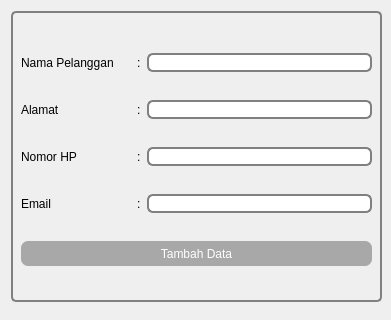
<?xml version="1.0" encoding="UTF-8"?>
<ui version="4.0">
 <class>Form</class>
 <widget class="QWidget" name="Form">
  <property name="geometry">
   <rect>
    <x>0</x>
    <y>0</y>
    <width>391</width>
    <height>320</height>
   </rect>
  </property>
  <property name="focusPolicy">
   <enum>Qt::StrongFocus</enum>
  </property>
  <property name="windowTitle">
   <string>Form</string>
  </property>
  <widget class="QGroupBox" name="groupBox">
   <property name="geometry">
    <rect>
     <x>11</x>
     <y>11</y>
     <width>371</width>
     <height>291</height>
    </rect>
   </property>
   <property name="styleSheet">
    <string notr="true">QGroupBox {
   
    border: 2px solid gray;
    border-radius: 5px;
    margin-top: 1ex; /* leave space at the top for the title */
}

QGroupBox::title {
    subcontrol-origin: margin;
    subcontrol-position: top center; /* position at the top center */

    
}</string>
   </property>
   <property name="title">
    <string/>
   </property>
   <widget class="QWidget" name="layoutWidget">
    <property name="geometry">
     <rect>
      <x>10</x>
      <y>20</y>
      <width>351</width>
      <height>261</height>
     </rect>
    </property>
    <layout class="QGridLayout" name="gridLayout">
     <item row="2" column="1">
      <widget class="QLabel" name="label_13">
       <property name="sizePolicy">
        <sizepolicy hsizetype="Fixed" vsizetype="Fixed">
         <horstretch>0</horstretch>
         <verstretch>0</verstretch>
        </sizepolicy>
       </property>
       <property name="maximumSize">
        <size>
         <width>16777215</width>
         <height>21</height>
        </size>
       </property>
       <property name="styleSheet">
        <string notr="true">QLabel {color:black;border:0px;font: 15px &quot;Open Sans&quot;;
padding: 0 0px;}
</string>
       </property>
       <property name="text">
        <string>:</string>
       </property>
       <property name="alignment">
        <set>Qt::AlignLeading|Qt::AlignLeft|Qt::AlignVCenter</set>
       </property>
      </widget>
     </item>
     <item row="0" column="1">
      <widget class="QLabel" name="label_12">
       <property name="sizePolicy">
        <sizepolicy hsizetype="Fixed" vsizetype="Fixed">
         <horstretch>0</horstretch>
         <verstretch>0</verstretch>
        </sizepolicy>
       </property>
       <property name="maximumSize">
        <size>
         <width>16777215</width>
         <height>21</height>
        </size>
       </property>
       <property name="styleSheet">
        <string notr="true">QLabel {color:black;border:0px;font: 15px &quot;Open Sans&quot;;
padding: 0 0px;}
</string>
       </property>
       <property name="text">
        <string>:</string>
       </property>
       <property name="alignment">
        <set>Qt::AlignLeading|Qt::AlignLeft|Qt::AlignVCenter</set>
       </property>
      </widget>
     </item>
     <item row="2" column="2" colspan="2">
      <widget class="QLineEdit" name="nomor_hp">
       <property name="enabled">
        <bool>true</bool>
       </property>
       <property name="sizePolicy">
        <sizepolicy hsizetype="Preferred" vsizetype="Fixed">
         <horstretch>0</horstretch>
         <verstretch>0</verstretch>
        </sizepolicy>
       </property>
       <property name="minimumSize">
        <size>
         <width>0</width>
         <height>19</height>
        </size>
       </property>
       <property name="maximumSize">
        <size>
         <width>900000</width>
         <height>19</height>
        </size>
       </property>
       <property name="focusPolicy">
        <enum>Qt::StrongFocus</enum>
       </property>
       <property name="styleSheet">
        <string notr="true">QLineEdit{border: 2px solid gray;
border-radius: 6px;
padding: 0 8px;
min-height: 15px ;
max-height:15px;
}

QLineEdit:read-only {
    background: lightblue;
}</string>
       </property>
       <property name="readOnly">
        <bool>false</bool>
       </property>
       <property name="placeholderText">
        <string/>
       </property>
      </widget>
     </item>
     <item row="3" column="1">
      <widget class="QLabel" name="label_14">
       <property name="sizePolicy">
        <sizepolicy hsizetype="Fixed" vsizetype="Fixed">
         <horstretch>0</horstretch>
         <verstretch>0</verstretch>
        </sizepolicy>
       </property>
       <property name="maximumSize">
        <size>
         <width>16777215</width>
         <height>21</height>
        </size>
       </property>
       <property name="styleSheet">
        <string notr="true">QLabel {color:black;border:0px;font: 15px &quot;Open Sans&quot;;
padding: 0 0px;}
</string>
       </property>
       <property name="text">
        <string>:</string>
       </property>
       <property name="alignment">
        <set>Qt::AlignLeading|Qt::AlignLeft|Qt::AlignVCenter</set>
       </property>
      </widget>
     </item>
     <item row="0" column="0">
      <widget class="QLabel" name="label">
       <property name="styleSheet">
        <string notr="true">QLabel {color:black;border:0px;font: 15px &quot;Open Sans&quot;;
padding: 0 0px;}
</string>
       </property>
       <property name="text">
        <string>Nama Pelanggan</string>
       </property>
      </widget>
     </item>
     <item row="2" column="0">
      <widget class="QLabel" name="label_2">
       <property name="styleSheet">
        <string notr="true">QLabel {color:black;border:0px;font: 15px &quot;Open Sans&quot;;
padding: 0 0px;}
</string>
       </property>
       <property name="text">
        <string>Nomor HP</string>
       </property>
      </widget>
     </item>
     <item row="1" column="0">
      <widget class="QLabel" name="label_8">
       <property name="styleSheet">
        <string notr="true">QLabel {color:black;border:0px;font: 15px &quot;Open Sans&quot;;
padding: 0 0px;}
</string>
       </property>
       <property name="text">
        <string>Alamat</string>
       </property>
      </widget>
     </item>
     <item row="3" column="0">
      <widget class="QLabel" name="label_3">
       <property name="styleSheet">
        <string notr="true">QLabel {color:black;border:0px;font: 15px &quot;Open Sans&quot;;
padding: 0 0px;}
</string>
       </property>
       <property name="text">
        <string>Email</string>
       </property>
      </widget>
     </item>
     <item row="1" column="1">
      <widget class="QLabel" name="label_16">
       <property name="sizePolicy">
        <sizepolicy hsizetype="Fixed" vsizetype="Fixed">
         <horstretch>0</horstretch>
         <verstretch>0</verstretch>
        </sizepolicy>
       </property>
       <property name="maximumSize">
        <size>
         <width>16777215</width>
         <height>21</height>
        </size>
       </property>
       <property name="styleSheet">
        <string notr="true">QLabel {color:black;border:0px;font: 15px &quot;Open Sans&quot;;
padding: 0 0px;}
</string>
       </property>
       <property name="text">
        <string>:</string>
       </property>
       <property name="alignment">
        <set>Qt::AlignLeading|Qt::AlignLeft|Qt::AlignVCenter</set>
       </property>
      </widget>
     </item>
     <item row="0" column="2" colspan="2">
      <widget class="QLineEdit" name="nama_pelanggan">
       <property name="enabled">
        <bool>true</bool>
       </property>
       <property name="sizePolicy">
        <sizepolicy hsizetype="Maximum" vsizetype="Fixed">
         <horstretch>0</horstretch>
         <verstretch>0</verstretch>
        </sizepolicy>
       </property>
       <property name="minimumSize">
        <size>
         <width>0</width>
         <height>19</height>
        </size>
       </property>
       <property name="maximumSize">
        <size>
         <width>90000</width>
         <height>19</height>
        </size>
       </property>
       <property name="focusPolicy">
        <enum>Qt::StrongFocus</enum>
       </property>
       <property name="styleSheet">
        <string notr="true">QLineEdit{border: 2px solid gray;
border-radius: 6px;
padding: 0 8px;
min-height: 15px ;
max-height:15px;
}

QLineEdit:read-only {
    background: lightblue;
}</string>
       </property>
       <property name="text">
        <string/>
       </property>
       <property name="readOnly">
        <bool>false</bool>
       </property>
       <property name="placeholderText">
        <string/>
       </property>
      </widget>
     </item>
     <item row="1" column="2" colspan="2">
      <widget class="QLineEdit" name="alamat_pelanggan">
       <property name="enabled">
        <bool>true</bool>
       </property>
       <property name="sizePolicy">
        <sizepolicy hsizetype="Maximum" vsizetype="Fixed">
         <horstretch>0</horstretch>
         <verstretch>0</verstretch>
        </sizepolicy>
       </property>
       <property name="minimumSize">
        <size>
         <width>0</width>
         <height>19</height>
        </size>
       </property>
       <property name="maximumSize">
        <size>
         <width>90000</width>
         <height>19</height>
        </size>
       </property>
       <property name="focusPolicy">
        <enum>Qt::StrongFocus</enum>
       </property>
       <property name="styleSheet">
        <string notr="true">QLineEdit{border: 2px solid gray;
border-radius: 6px;
padding: 0 8px;
min-height: 15px ;
max-height:15px;
}

QLineEdit:read-only {
    background: lightblue;
}</string>
       </property>
       <property name="readOnly">
        <bool>false</bool>
       </property>
       <property name="placeholderText">
        <string/>
       </property>
      </widget>
     </item>
     <item row="5" column="0" colspan="4">
      <widget class="QPushButton" name="apply">
       <property name="minimumSize">
        <size>
         <width>0</width>
         <height>25</height>
        </size>
       </property>
       <property name="styleSheet">
        <string notr="true">QPushButton {color:white; background-color:rgb(168, 168, 168);border:0px;font: 13px &quot;Open Sans&quot;;
border-radius: 7px;

padding: 0 8px;}


QPushButton:pressed {
    background-color: qlineargradient(x1: 0, y1: 0, x2: 0, y2: 1,
                                      stop: 0 #dadbde, stop: 1 #f6f7fa);
}


QPushButton:hover {
  background-color:rgb(61, 61, 61)
}

</string>
       </property>
       <property name="text">
        <string>Tambah Data</string>
       </property>
      </widget>
     </item>
     <item row="3" column="2" colspan="2">
      <widget class="QLineEdit" name="email">
       <property name="enabled">
        <bool>true</bool>
       </property>
       <property name="sizePolicy">
        <sizepolicy hsizetype="Preferred" vsizetype="Fixed">
         <horstretch>0</horstretch>
         <verstretch>0</verstretch>
        </sizepolicy>
       </property>
       <property name="maximumSize">
        <size>
         <width>9000</width>
         <height>19</height>
        </size>
       </property>
       <property name="focusPolicy">
        <enum>Qt::StrongFocus</enum>
       </property>
       <property name="styleSheet">
        <string notr="true">QLineEdit{border: 2px solid gray;
border-radius: 6px;
padding: 0 8px;
min-height: 15px ;
max-height:15px;
}


QLineEdit:read-only {
    background: lightblue;
}</string>
       </property>
       <property name="readOnly">
        <bool>false</bool>
       </property>
       <property name="placeholderText">
        <string/>
       </property>
      </widget>
     </item>
    </layout>
   </widget>
  </widget>
 </widget>
 <tabstops>
  <tabstop>nama_pelanggan</tabstop>
  <tabstop>alamat_pelanggan</tabstop>
  <tabstop>nomor_hp</tabstop>
  <tabstop>email</tabstop>
  <tabstop>apply</tabstop>
 </tabstops>
 <resources>
  <include location="../data/ui/logo.qrc"/>
 </resources>
 <connections/>
</ui>
